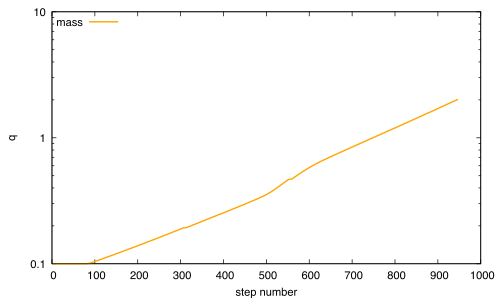

This figure's gnuplot source:
res

set outp "plot.pdf"
set term pdf

file_summary = "../summary/summary.txt"
year = 3.15e7
J0   = 1e50
mdot = 1e-3
jdot = mdot * 1.99e33 * 1e17

set style line 1  lw 2 lc "orange"  dt 1
set style line 2  lw 2 lc "cyan" dt 1

set style line 11 lw 1 lc "red"  dt 2
set style line 12 lw 1 lc "blue" dt 2

set key l t

set xl "step number"
set yl "q"

set log y
plot \
file_summary u 1:7             w l ls 1  ti "mass"
